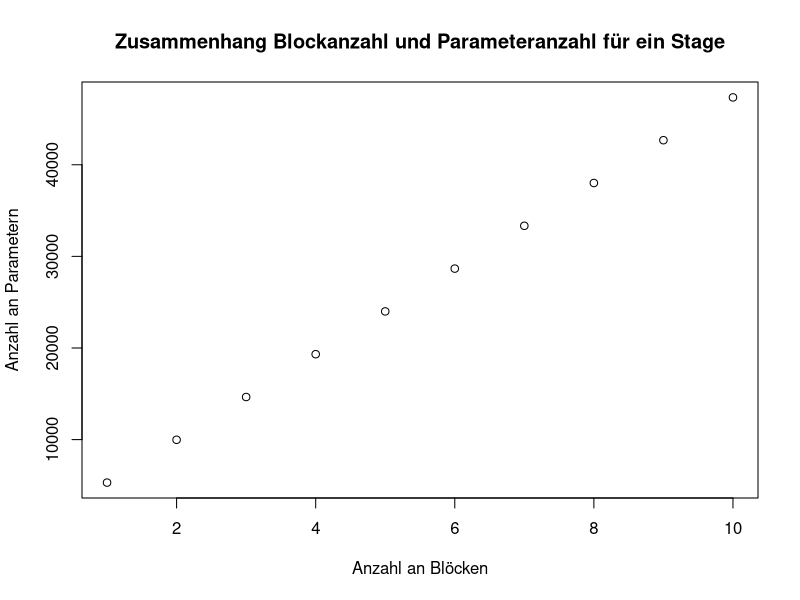
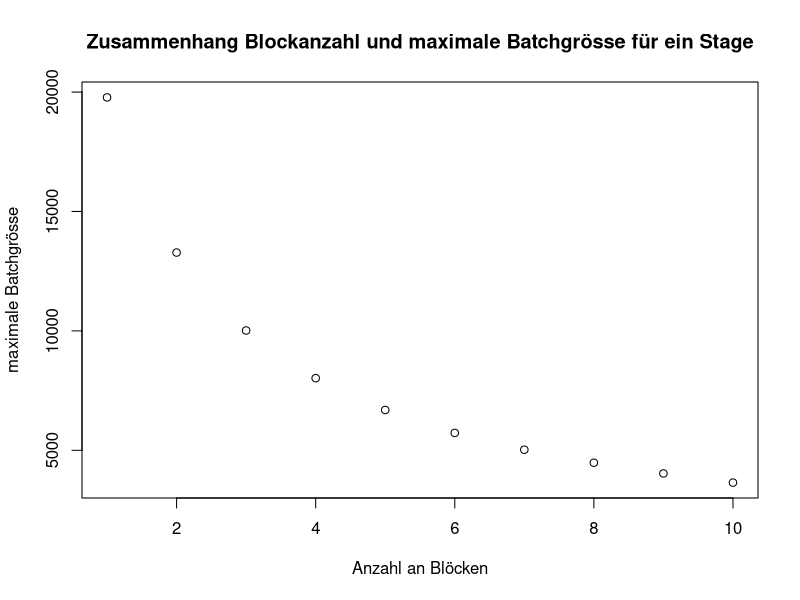
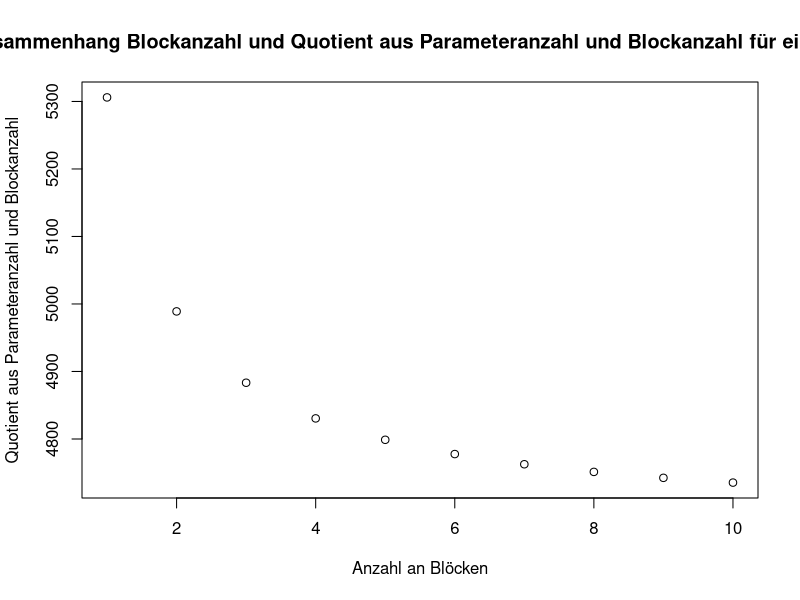
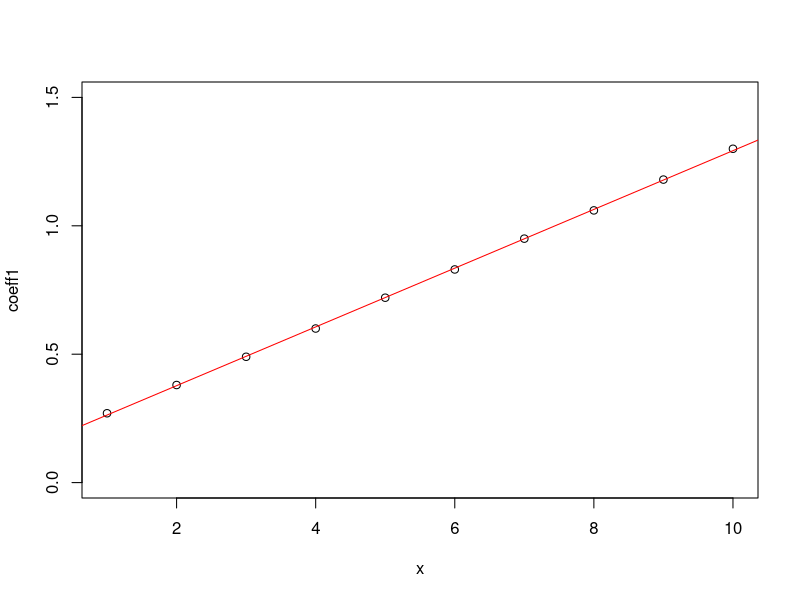

These charts were generated, in order, by the following R code: (Note: this script raises an error after producing the figures.)
#fitte geraden

# s=1
count1 <- c(5306, 9978, 14650, 19322, 23994, 28666, 33338, 38010, 42682, 47354)
batch1 <- c(19776, 13280, 10016, 8021, 6688, 5728, 5024, 4480, 4032, 3648)
coeff1 <- c(0.27, 0.38, 0.49, 0.60, 0.72, 0.83, 0.95, 1.06, 1.18, 1.30)
x <- c(1, 2, 3, 4, 5, 6, 7, 8, 9, 10)
plot(x,count1,xlab ="Anzahl an Blöcken", ylab ="Anzahl an Parametern",main ="Zusammenhang Blockanzahl und Parameteranzahl für ein Stage")
plot(x,batch1,xlab ="Anzahl an Blöcken", ylab ="maximale Batchgrösse",main ="Zusammenhang Blockanzahl und maximale Batchgrösse für ein Stage")
c<-count1/x

plot(x,c,xlab ="Anzahl an Blöcken", ylab ="Quotient aus Parameteranzahl und Blockanzahl",main ="Zusammenhang Blockanzahl und Quotient aus Parameteranzahl und Blockanzahl für ein Stage")
gerade1<-lm(coeff1 ~ x)
summary(gerade1)
par(new=FALSE)
plot(x,coeff1,xlim=c(1,10),ylim=c(0,1.5))
par(new=TRUE)
abline( 0.1487  ,    0.1144 , col="red" )

#s=3

count3 <- c(100858, 198074, 295290, 392506, 489722)
batch3 <- c(18656, 12288, 8000, 5952, 4736)
coeff3  <- c(5.40, 8.06, 12.30, 16.49, 20.68)
size <- c(1,2,3,4,5)

gerade3<-lm(coeff ~ size)
summary(gerade3)
